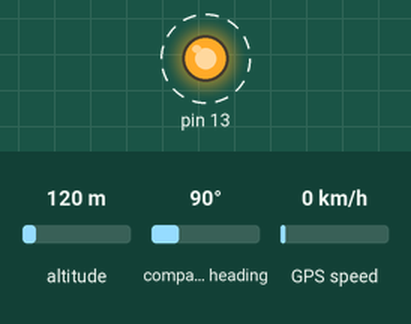
The sketch below on a simulated Arduino Mega 2560, built with avr-gcc and run on an emulated ATmega2560. On the bench: output pins drawn as LEDs (lit = HIGH). Dashed ring = blinking. Inputs (shaded band) come from the test bench; at power-on: altitude 120 m, compass heading 90°, GPS speed 0 km/h. The GPS gets a fix after 3 s at 37.7749, -122.4194 with 8 satellites; what the sketch prints to the serial monitor is not drawn.

Above: at 1.2 s.
Timing chart, 0 to 4.0 s (numbered marks = the images above):
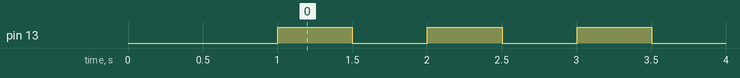

Measured:
- by itself, pin 13: alternates HIGH for 0.50 s and LOW for 0.50 s

The sketch:

gps_test.ino
```cpp
// Test code for Ultimate GPS Using Hardware Serial (e.g. GPS Flora or FeatherWing)
//
// This code shows how to listen to the GPS module via polling. Best used with
// Feathers or Flora where you have hardware Serial and no interrupt
//
// Tested and works great with the Adafruit GPS FeatherWing
// ------> https://www.adafruit.com/products/3133
// or Flora GPS
// ------> https://www.adafruit.com/products/1059
// but also works with the shield, breakout
// ------> https://www.adafruit.com/products/1272
// ------> https://www.adafruit.com/products/746
//
// Pick one up today at the Adafruit electronics shop
// and help support open source hardware & software! -ada

#include <Adafruit_GPS.h>

// what's the name of the hardware serial port?
#define GPSSerial Serial1

// Connect to the GPS on the hardware port
Adafruit_GPS GPS(&GPSSerial);

// Set GPSECHO to 'false' to turn off echoing the GPS data to the Serial console
// Set to 'true' if you want to debug and listen to the raw GPS sentences
#define GPSECHO false

uint32_t timer = millis();


void setup()
{
  //while (!Serial);  // uncomment to have the sketch wait until Serial is ready

  // connect at 115200 so we can read the GPS fast enough and echo without dropping chars
  // also spit it out
  Serial.begin(115200);
  Serial.println("Adafruit GPS library basic parsing test!");

  // 9600 NMEA is the default baud rate for Adafruit MTK GPS's- some use 4800
  GPS.begin(9600);
  // uncomment this line to turn on RMC (recommended minimum) and GGA (fix data) including altitude
  GPS.sendCommand(PMTK_SET_NMEA_OUTPUT_RMCGGA);
  // uncomment this line to turn on only the "minimum recommended" data
  //GPS.sendCommand(PMTK_SET_NMEA_OUTPUT_RMCONLY);
  // For parsing data, we don't suggest using anything but either RMC only or RMC+GGA since
  // the parser doesn't care about other sentences at this time
  // Set the update rate
  GPS.sendCommand(PMTK_SET_NMEA_UPDATE_1HZ); // 1 Hz update rate
  // For the parsing code to work nicely and have time to sort thru the data, and
  // print it out we don't suggest using anything higher than 1 Hz

  // Request updates on antenna status, comment out to keep quiet
  GPS.sendCommand(PGCMD_ANTENNA);

  delay(1000);

  // Ask for firmware version
  GPSSerial.println(PMTK_Q_RELEASE);
  pinMode(13, OUTPUT);
}

void loop() // run over and over again
{
  // read data from the GPS in the 'main loop'
  char c = GPS.read();
  // if you want to debug, this is a good time to do it!
  if (GPSECHO)
    if (c) Serial.print(c);
  // if a sentence is received, we can check the checksum, parse it...
  if (GPS.newNMEAreceived()) {
    // a tricky thing here is if we print the NMEA sentence, or data
    // we end up not listening and catching other sentences!
    // so be very wary if using OUTPUT_ALLDATA and trying to print out data
    Serial.print(GPS.lastNMEA()); // this also sets the newNMEAreceived() flag to false
    if (!GPS.parse(GPS.lastNMEA())) // this also sets the newNMEAreceived() flag to false
      return; // we can fail to parse a sentence in which case we should just wait for another
  }

  // approximately every 2 seconds or so, print out the current stats
  if (millis() - timer > 2000) {
    timer = millis(); // reset the timer
    Serial.print("\nTime: ");
    if (GPS.hour < 10) { Serial.print('0'); }
    Serial.print(GPS.hour, DEC); Serial.print(':');
    if (GPS.minute < 10) { Serial.print('0'); }
    Serial.print(GPS.minute, DEC); Serial.print(':');
    if (GPS.seconds < 10) { Serial.print('0'); }
    Serial.print(GPS.seconds, DEC); Serial.print('.');
    if (GPS.milliseconds < 10) {
      Serial.print("00");
    } else if (GPS.milliseconds > 9 && GPS.milliseconds < 100) {
      Serial.print("0");
    }
    Serial.println(GPS.milliseconds);
    Serial.print("Date: ");
    Serial.print(GPS.day, DEC); Serial.print('/');
    Serial.print(GPS.month, DEC); Serial.print("/20");
    Serial.println(GPS.year, DEC);
    Serial.print("Fix: "); Serial.print((int)GPS.fix);
    Serial.print(" quality: "); Serial.println((int)GPS.fixquality);
    if (GPS.fix) {
      Serial.print("Location: ");
      Serial.print(GPS.latitude, 4); Serial.print(GPS.lat);
      Serial.print(", ");
      Serial.print(GPS.longitude, 4); Serial.println(GPS.lon);
      Serial.print("Speed (knots): "); Serial.println(GPS.speed);
      Serial.print("Angle: "); Serial.println(GPS.angle);
      Serial.print("Altitude: "); Serial.println(GPS.altitude);
      Serial.print("Satellites: "); Serial.println((int)GPS.satellites);
      Serial.print("Antenna status: "); Serial.println((int)GPS.antenna);
    }
  }

  digitalWrite(13, HIGH);  // turn the LED on (HIGH is the voltage level)
  delay(500);             // wait for a second
  digitalWrite(13, LOW);   // turn the LED off by making the voltage LOW
  delay(500);             // wait for a second
}
```
